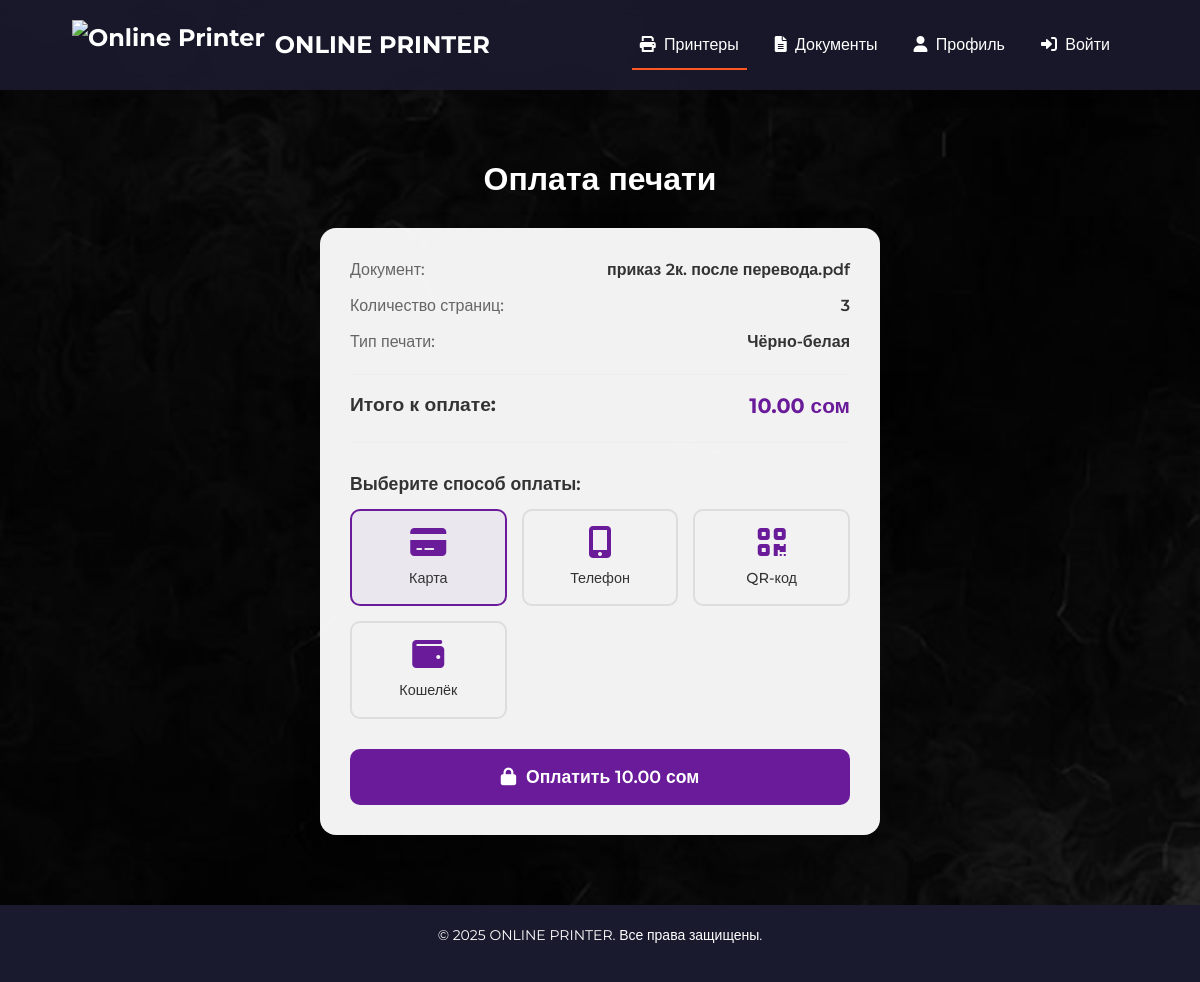
/payment/1/, run on the app's committed database.
### core/models.py (models this page shows, shortened)
class Document(models.Model):
    title = models.CharField(max_length=255, verbose_name="Название документа")
    file = models.FileField(upload_to="documents/", verbose_name="Файл")
    uploaded_at = models.DateTimeField(auto_now_add=True, verbose_name="Дата загрузки")
    pages = models.PositiveIntegerField(default=0, verbose_name="Количество страниц")
    terminal = models.ForeignKey(Terminal, on_delete=models.CASCADE,default=1, verbose_name="Терминал")
    is_color = models.BooleanField(default=False, verbose_name="Цветная печать")
    is_duplex = models.BooleanField(default=False, null=True, blank=True, verbose_name="Цветная печать")
    price_document = models.DecimalField(max_digits=5, decimal_places=2, default=10.00, verbose_name="Цена")

### core/views.py (the view)
# urls.py: path("payment/<int:doc_id>/", payment, name="payment"),
def payment(request, doc_id):
    document = get_object_or_404(DocModel, id=doc_id)
    if request.method == "POST":
        return redirect("print_document", doc_id=document.id)
    return render(request, "payment.html", {"document": document})

### core/templates/payment.html (shortened to what this page needs)
{% extends "base.html" %}
{% load static %}
{% block content %}
<div class="payment-container">
    <div class="payment-header">
        <h1 class="payment-title">Оплата печати</h1>
    </div>
    <div class="payment-card">
        <div class="document-info">
            <div class="info-row">
                <span class="info-label">Документ:</span>
                <span class="info-value">{{ document.title }}</span>
            </div>
            <div class="info-row">
                <span class="info-label">Количество страниц:</span>
                <span class="info-value">{{ document.pages }}</span>
            </div>
            <div class="info-row">
                <span class="info-label">Тип печати:</span>
                <span class="info-value">
                    {% if document.is_color %}
                        Цветная
                    {% else %}
                        Чёрно-белая
                    {% endif %}
                </span>
            </div>
            <div class="total-row">
                <span class="total-label">Итого к оплате:</span>
                <span class="total-value">{{ document.price_document }} сом</span>
            </div>
        </div>
        <form method="post" id="paymentForm">
            <div class="payment-methods">
                <h3 class="method-title">Выберите способ оплаты:</h3>
                <div class="method-options">
                    <div class="method-option">
                        <label for="card" class="method-label">
                            <i class="fas fa-credit-card method-icon"></i>
                            <span style="color: #333;"class="method-name">Карта</span>
                        </label>
                    </div>
                    <div class="method-option">
                        <label for="phone" class="method-label">
                            <i class="fas fa-mobile-alt method-icon"></i>
                            <span style="color: #333;"class="method-name">Телефон</span>
                        </label>
                    </div>
                    <div class="method-option">
                        <label for="qr" class="method-label">
                            <i class="fas fa-qrcode method-icon"></i>
                            <span style="color: #333;"class="method-name">QR-код</span>
                        </label>
                    </div>
                    <div class="method-option">
                        <label for="wallet" class="method-label">
                            <i class="fas fa-wallet method-icon"></i>
                            <span style="color: #333;"class="method-name">Кошелёк</span>
                        </label>
                    </div>
                </div>
            </div>
            <button type="submit" class="btn-pay">
                <i class="fas fa-lock"></i> Оплатить {{ document.price_document }} сом
            </button>
        </form>
    </div>
</div>
{% endblock %}

### core/templates/payment.html (style rules this page uses)
.payment-container { max-width: 600px; margin: 40px auto; padding: 0 20px; }
.payment-header { text-align: center; margin-bottom: 30px; }
.payment-title { font-size: 2rem; color: white; margin-bottom: 15px; font-weight: 700; }
.payment-card { background: rgba(255, 255, 255, 0.95); border-radius: 16px; padding: 30px; box-shadow: 0 10px 30px rgba(0, 0, 0, 0.1); }
.document-info { margin-bottom: 30px; padding-bottom: 20px; border-bottom: 1px solid #eee; }
.info-row { display: flex; justify-content: space-between; margin-bottom: 12px; }
.info-label { color: #666; font-weight: 500; }
.info-value { font-weight: 600; color: #333; }
.total-row { display: flex; justify-content: space-between; margin-top: 20px; padding-top: 15px; border-top: 1px solid #eee; }
.total-label { font-size: 1.2rem; font-weight: 700; color: #333; }
.total-value { font-size: 1.3rem; font-weight: 700; color: var(--primary-color); }
.payment-methods { margin-bottom: 30px; }
.method-title { font-size: 1.1rem; font-weight: 600; margin-bottom: 15px; color: #333; }
.method-options { display: grid; grid-template-columns: repeat(auto-fill, minmax(120px, 1fr)); gap: 15px; margin-bottom: 20px; }
.method-option { position: relative; }
.method-label { display: flex; flex-direction: column; align-items: center; justify-content: center; padding: 15px 10px; border: 2px solid #ddd; border-radius: 10px; cursor: pointer; transition: all 0.3s; height: 100%; }
.method-option input:checked + .method-label { border-color: var(--primary-color); background-color: rgba(106, 27, 154, 0.05); }
.method-icon { font-size: 2rem; margin-bottom: 10px; color: var(--primary-color); }
.method-name { font-size: 0.9rem; font-weight: 500; text-align: center; }
.btn-pay { background: var(--primary-color); color: white; border: none; padding: 15px; border-radius: 10px; font-size: 1.1rem; font-weight: 600; cursor: pointer; transition: all 0.3s; width: 100%; display: flex; align-items: center; justify-content: center; }
.btn-pay i { margin-right: 10px; }

### data on the page
Document: title "приказ 2к. после перевода.pdf", pages "3", price_document "10.00"
